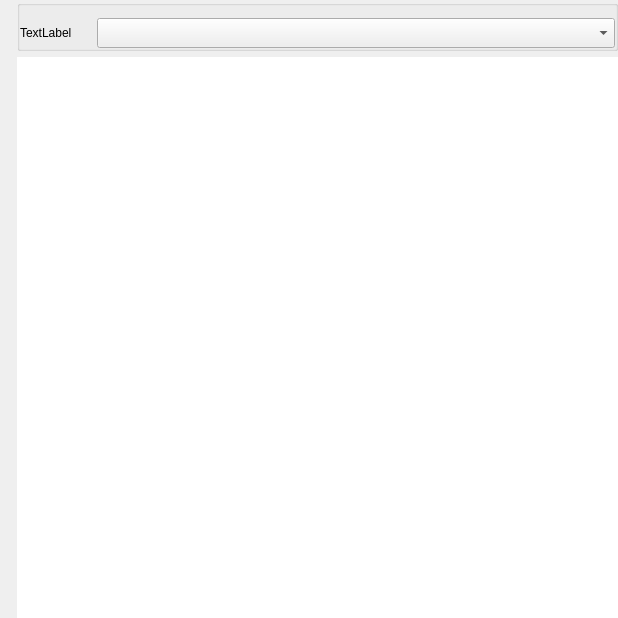
<?xml version="1.0" encoding="UTF-8"?>
<ui version="4.0">
 <class>C_SdBueMlvWidget</class>
 <widget class="QWidget" name="C_SdBueMlvWidget">
  <property name="geometry">
   <rect>
    <x>0</x>
    <y>0</y>
    <width>618</width>
    <height>618</height>
   </rect>
  </property>
  <property name="minimumSize">
   <size>
    <width>450</width>
    <height>400</height>
   </size>
  </property>
  <property name="windowTitle">
   <string>Form</string>
  </property>
  <layout class="QVBoxLayout" name="verticalLayout">
   <property name="spacing">
    <number>6</number>
   </property>
   <property name="leftMargin">
    <number>17</number>
   </property>
   <property name="topMargin">
    <number>0</number>
   </property>
   <property name="rightMargin">
    <number>0</number>
   </property>
   <property name="bottomMargin">
    <number>0</number>
   </property>
   <item>
    <widget class="stw_opensyde_gui_elements::C_OgeGbxTransparent" name="pc_GroupBoxMultiplexer">
     <property name="title">
      <string/>
     </property>
     <layout class="QHBoxLayout" name="horizontalLayout_2" stretch="0,1">
      <property name="spacing">
       <number>25</number>
      </property>
      <property name="leftMargin">
       <number>0</number>
      </property>
      <property name="topMargin">
       <number>12</number>
      </property>
      <property name="rightMargin">
       <number>0</number>
      </property>
      <property name="bottomMargin">
       <number>0</number>
      </property>
      <item>
       <widget class="stw_opensyde_gui_elements::C_OgeLabGroupItem" name="pc_LabelMultiplexer">
        <property name="text">
         <string>TextLabel</string>
        </property>
       </widget>
      </item>
      <item>
       <widget class="stw_opensyde_gui_elements::C_OgeCbxText" name="pc_ComboBoxMultiplexer">
        <property name="minimumSize">
         <size>
          <width>0</width>
          <height>30</height>
         </size>
        </property>
        <property name="maximumSize">
         <size>
          <width>16777215</width>
          <height>30</height>
         </size>
        </property>
       </widget>
      </item>
     </layout>
    </widget>
   </item>
   <item>
    <widget class="stw_opensyde_gui::C_SdBueMlvGraphicsView" name="pc_GraphicsView">
     <property name="frameShape">
      <enum>QFrame::NoFrame</enum>
     </property>
     <property name="verticalScrollBarPolicy">
      <enum>Qt::ScrollBarAlwaysOff</enum>
     </property>
     <property name="horizontalScrollBarPolicy">
      <enum>Qt::ScrollBarAlwaysOff</enum>
     </property>
     <property name="alignment">
      <set>Qt::AlignLeading|Qt::AlignLeft|Qt::AlignTop</set>
     </property>
    </widget>
   </item>
  </layout>
 </widget>
 <customwidgets>
  <customwidget>
   <class>stw_opensyde_gui::C_SdBueMlvGraphicsView</class>
   <extends>QGraphicsView</extends>
   <header>C_SdBueMlvGraphicsView.h</header>
  </customwidget>
  <customwidget>
   <class>stw_opensyde_gui_elements::C_OgeLabGroupItem</class>
   <extends>QLabel</extends>
   <header>C_OgeLabGroupItem.h</header>
  </customwidget>
  <customwidget>
   <class>stw_opensyde_gui_elements::C_OgeCbxText</class>
   <extends>QComboBox</extends>
   <header>C_OgeCbxText.h</header>
  </customwidget>
  <customwidget>
   <class>stw_opensyde_gui_elements::C_OgeGbxTransparent</class>
   <extends>QGroupBox</extends>
   <header>C_OgeGbxTransparent.h</header>
   <container>1</container>
  </customwidget>
 </customwidgets>
 <resources/>
 <connections/>
</ui>
